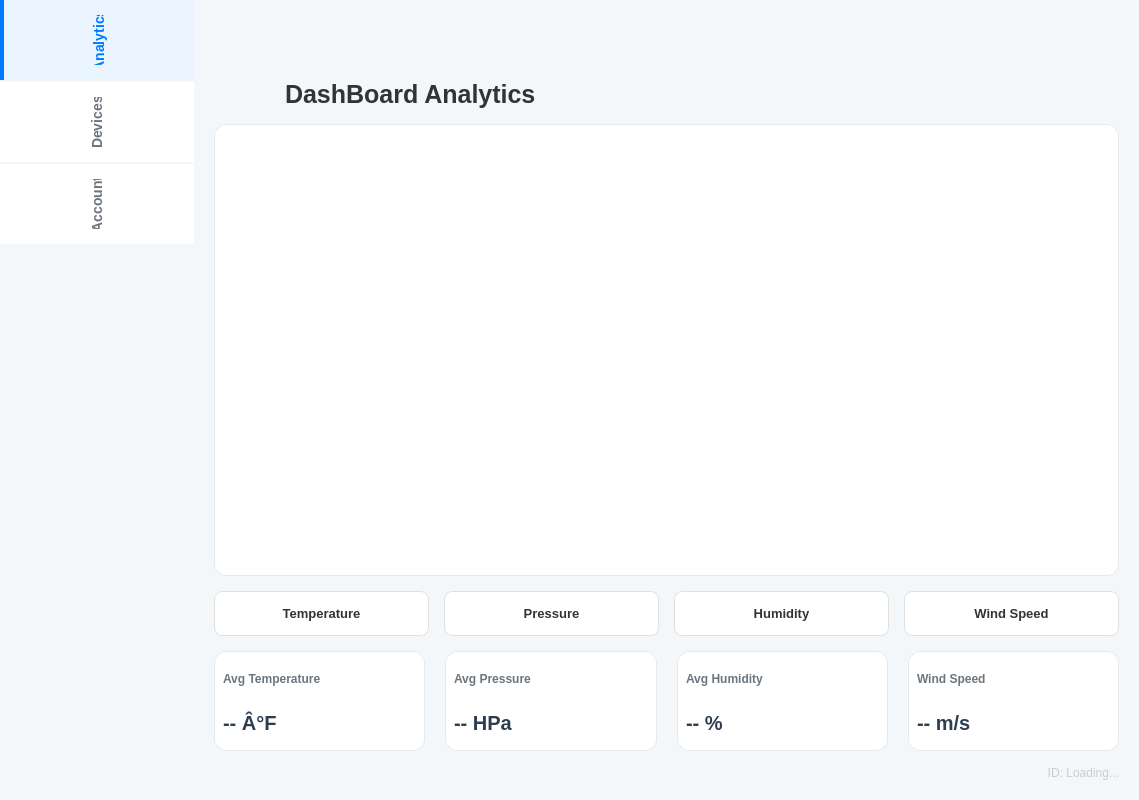
<?xml version="1.0" encoding="UTF-8"?>
<ui version="4.0">
 <class>MainWindow</class>
 <widget class="QMainWindow" name="MainWindow">
  <property name="geometry">
   <rect>
    <x>0</x>
    <y>0</y>
    <width>1139</width>
    <height>800</height>
   </rect>
  </property>
  <property name="windowTitle">
   <string>Airflow IQ</string>
  </property>
  <property name="styleSheet">
   <string notr="true">QMainWindow {
	background-color: #F4F7FA;
}

/* --- SIDEBAR TABS --- */
QTabWidget::pane {
	border: none;
	background: #FFFFFF;
}

QTabWidget::tab-bar {
	left: 0;
}

QTabBar::tab {
	background: #FFFFFF;
	color: #6c757d;
	padding: 15px 20px;
	font-size: 14px;
	font-weight: bold;
	text-align: left;
	border: none;
	min-width: 150px;
	min-height: 50px;
	margin-bottom: 2px;
}

QTabBar::tab:selected {
	background-color: #EBF5FF;
	color: #007BFF;
	border-left: 4px solid #007BFF;
}

QTabBar::tab:hover {
	background-color: #F8F9FA;
	color: #333333;
}

/* --- BUTTONS --- */
QPushButton {
	background-color: #FFFFFF;
	border: 1px solid #E0E0E0;
	border-radius: 8px;
	color: #333333;
	padding: 10px;
	font-size: 13px;
	font-weight: 600;
}

QPushButton:hover {
	background-color: #F8F9FA;
	border: 1px solid #B0B0B0;
}

QPushButton:pressed {
	background-color: #E0E0E0;
}

QPushButton#refreshButton {
	background-color: #007BFF;
	color: #FFFFFF;
	border: none;
}
QPushButton#refreshButton:hover {
	background-color: #0056b3;
}

/* --- CARDS --- */
QWidget#Analytics {
	background-color: #F4F7FA;
}

QWidget#statCard1, QWidget#statCard2, QWidget#statCard3, QWidget#statCard4 {
	background-color: #FFFFFF;
	border-radius: 12px;
	border: 1px solid #E6E9EC;
}

QWidget#graphContainer {
	background-color: #FFFFFF;
	border-radius: 12px;
	border: 1px solid #E6E9EC;
}

/* --- LABELS --- */
QLabel {
	color: #333333;
}

QLabel#lbl_title {
	font-size: 24px;
	font-weight: bold;
	color: #2c3e50;
}

QLabel#label_3, QLabel#label_5, QLabel#label_7, QLabel#label_9 {
	color: #6c757d;
	font-size: 12px;
	font-weight: 600;
}

QLabel#tempAvg, QLabel#pressureAvg, QLabel#humidityAvg, QLabel#windSpeedAvg {
	color: #2c3e50;
	font-size: 20px;
	font-weight: bold;
}</string>
  </property>
  <widget class="QWidget" name="centralwidget">
   <layout class="QHBoxLayout" name="horizontalLayout">
    <property name="spacing">
     <number>0</number>
    </property>
    <property name="leftMargin">
     <number>0</number>
    </property>
    <property name="topMargin">
     <number>0</number>
    </property>
    <property name="rightMargin">
     <number>0</number>
    </property>
    <property name="bottomMargin">
     <number>0</number>
    </property>
    <item>
     <widget class="QTabWidget" name="tabWidget">
      <property name="font">
       <font>
        <kerning>true</kerning>
       </font>
      </property>
      <property name="tabPosition">
       <enum>QTabWidget::West</enum>
      </property>
      <property name="currentIndex">
       <number>0</number>
      </property>
      <property name="iconSize">
       <size>
        <width>24</width>
        <height>24</height>
       </size>
      </property>
      <property name="elideMode">
       <enum>Qt::ElideNone</enum>
      </property>
      <property name="documentMode">
       <bool>false</bool>
      </property>
      <widget class="QWidget" name="Analytics">
       <attribute name="title">
        <string>Analytics</string>
       </attribute>
       <layout class="QVBoxLayout" name="verticalLayout">
        <property name="spacing">
         <number>15</number>
        </property>
        <property name="leftMargin">
         <number>20</number>
        </property>
        <property name="topMargin">
         <number>80</number>
        </property>
        <property name="rightMargin">
         <number>20</number>
        </property>
        <property name="bottomMargin">
         <number>20</number>
        </property>
        <item>
         <layout class="QHBoxLayout" name="headerLayout">
          <item>
           <spacer name="horizontalSpacer_2">
            <property name="orientation">
             <enum>Qt::Horizontal</enum>
            </property>
            <property name="sizeHint" stdset="0">
             <size>
              <width>40</width>
              <height>20</height>
             </size>
            </property>
           </spacer>
          </item>
          <item>
           <widget class="QLabel" name="label_4">
            <property name="font">
             <font>
              <pointsize>19</pointsize>
              <weight>75</weight>
              <bold>true</bold>
             </font>
            </property>
            <property name="text">
             <string>DashBoard Analytics                                                                          </string>
            </property>
           </widget>
          </item>
          <item>
           <spacer name="horizontalSpacer">
            <property name="orientation">
             <enum>Qt::Horizontal</enum>
            </property>
            <property name="sizeHint" stdset="0">
             <size>
              <width>40</width>
              <height>20</height>
             </size>
            </property>
           </spacer>
          </item>
         </layout>
        </item>
        <item>
         <widget class="QWidget" name="graphContainer" native="true">
          <property name="sizePolicy">
           <sizepolicy hsizetype="Preferred" vsizetype="Expanding">
            <horstretch>0</horstretch>
            <verstretch>0</verstretch>
           </sizepolicy>
          </property>
          <property name="minimumSize">
           <size>
            <width>0</width>
            <height>300</height>
           </size>
          </property>
         </widget>
        </item>
        <item>
         <layout class="QHBoxLayout" name="controlsLayout">
          <property name="spacing">
           <number>15</number>
          </property>
          <item>
           <widget class="QPushButton" name="tempButton">
            <property name="minimumSize">
             <size>
              <width>0</width>
              <height>45</height>
             </size>
            </property>
            <property name="cursor">
             <cursorShape>PointingHandCursor</cursorShape>
            </property>
            <property name="text">
             <string>Temperature</string>
            </property>
           </widget>
          </item>
          <item>
           <widget class="QPushButton" name="pressureButton">
            <property name="minimumSize">
             <size>
              <width>0</width>
              <height>45</height>
             </size>
            </property>
            <property name="cursor">
             <cursorShape>PointingHandCursor</cursorShape>
            </property>
            <property name="text">
             <string>Pressure</string>
            </property>
           </widget>
          </item>
          <item>
           <widget class="QPushButton" name="humidButton">
            <property name="minimumSize">
             <size>
              <width>0</width>
              <height>45</height>
             </size>
            </property>
            <property name="cursor">
             <cursorShape>PointingHandCursor</cursorShape>
            </property>
            <property name="text">
             <string>Humidity</string>
            </property>
           </widget>
          </item>
          <item>
           <widget class="QPushButton" name="windButton">
            <property name="minimumSize">
             <size>
              <width>0</width>
              <height>45</height>
             </size>
            </property>
            <property name="cursor">
             <cursorShape>PointingHandCursor</cursorShape>
            </property>
            <property name="text">
             <string>Wind Speed</string>
            </property>
           </widget>
          </item>
         </layout>
        </item>
        <item>
         <layout class="QHBoxLayout" name="statsLayout">
          <property name="spacing">
           <number>20</number>
          </property>
          <item>
           <widget class="QWidget" name="statCard1" native="true">
            <property name="minimumSize">
             <size>
              <width>0</width>
              <height>100</height>
             </size>
            </property>
            <layout class="QVBoxLayout" name="verticalLayout_2">
             <item>
              <widget class="QLabel" name="label_3">
               <property name="text">
                <string>Avg Temperature</string>
               </property>
              </widget>
             </item>
             <item>
              <widget class="QLabel" name="tempAvg">
               <property name="text">
                <string>-- Â°F</string>
               </property>
              </widget>
             </item>
            </layout>
           </widget>
          </item>
          <item>
           <widget class="QWidget" name="statCard2" native="true">
            <property name="minimumSize">
             <size>
              <width>0</width>
              <height>100</height>
             </size>
            </property>
            <layout class="QVBoxLayout" name="verticalLayout_3">
             <item>
              <widget class="QLabel" name="label_5">
               <property name="text">
                <string>Avg Pressure</string>
               </property>
              </widget>
             </item>
             <item>
              <widget class="QLabel" name="pressureAvg">
               <property name="text">
                <string>-- HPa</string>
               </property>
              </widget>
             </item>
            </layout>
           </widget>
          </item>
          <item>
           <widget class="QWidget" name="statCard3" native="true">
            <property name="minimumSize">
             <size>
              <width>0</width>
              <height>100</height>
             </size>
            </property>
            <layout class="QVBoxLayout" name="verticalLayout_4">
             <item>
              <widget class="QLabel" name="label_7">
               <property name="text">
                <string>Avg Humidity</string>
               </property>
              </widget>
             </item>
             <item>
              <widget class="QLabel" name="humidityAvg">
               <property name="text">
                <string>-- %</string>
               </property>
              </widget>
             </item>
            </layout>
           </widget>
          </item>
          <item>
           <widget class="QWidget" name="statCard4" native="true">
            <property name="minimumSize">
             <size>
              <width>0</width>
              <height>100</height>
             </size>
            </property>
            <layout class="QVBoxLayout" name="verticalLayout_5">
             <item>
              <widget class="QLabel" name="label_9">
               <property name="text">
                <string>Wind Speed</string>
               </property>
              </widget>
             </item>
             <item>
              <widget class="QLabel" name="windSpeedAvg">
               <property name="text">
                <string>-- m/s</string>
               </property>
              </widget>
             </item>
            </layout>
           </widget>
          </item>
         </layout>
        </item>
        <item>
         <widget class="QLabel" name="rfid">
          <property name="styleSheet">
           <string notr="true">color: #cccccc;</string>
          </property>
          <property name="text">
           <string>ID: Loading...</string>
          </property>
          <property name="alignment">
           <set>Qt::AlignRight|Qt::AlignTrailing|Qt::AlignVCenter</set>
          </property>
         </widget>
        </item>
       </layout>
      </widget>
      <widget class="QWidget" name="Devices">
       <attribute name="title">
        <string>Devices</string>
       </attribute>
       <layout class="QVBoxLayout" name="verticalLayout_6">
        <property name="leftMargin">
         <number>20</number>
        </property>
        <property name="topMargin">
         <number>80</number>
        </property>
        <property name="rightMargin">
         <number>20</number>
        </property>
        <property name="bottomMargin">
         <number>20</number>
        </property>
        <item>
         <widget class="QLabel" name="label">
          <property name="text">
           <string>Devices Page (Placeholder)</string>
          </property>
          <property name="alignment">
           <set>Qt::AlignCenter</set>
          </property>
         </widget>
        </item>
       </layout>
      </widget>
      <widget class="QWidget" name="Account">
       <attribute name="title">
        <string>Account</string>
       </attribute>
       <layout class="QGridLayout" name="gridLayout">
        <property name="leftMargin">
         <number>20</number>
        </property>
        <property name="topMargin">
         <number>80</number>
        </property>
        <property name="rightMargin">
         <number>20</number>
        </property>
        <property name="bottomMargin">
         <number>20</number>
        </property>
        <item row="0" column="0">
         <widget class="QLabel" name="label_2">
          <property name="text">
           <string>Account Page (Placeholder)</string>
          </property>
          <property name="alignment">
           <set>Qt::AlignCenter</set>
          </property>
         </widget>
        </item>
       </layout>
      </widget>
     </widget>
    </item>
   </layout>
  </widget>
 </widget>
 <resources/>
 <connections/>
</ui>
